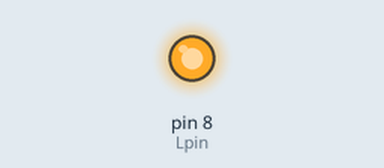
Recording of a sketch running on a simulated Arduino Uno, built with avr-gcc and run on an emulated ATmega328P. Shown: output pins drawn as LEDs (lit = HIGH).

Above: at 0.1 s.
Timing chart, 0 to 1.6 s (numbered marks = the images above):
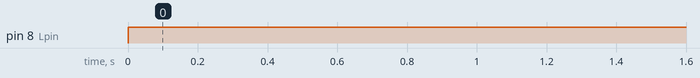

The sketch:

codigo_cubo_led.ino
```cpp
//actualizacion cubo 5x5x5

int Lpin = 8;
int CLpin = 12;
int Dpin = 11;
int tiempo = 120;
int tiempo2 = 15000;

void setup() {

pinMode (Lpin, OUTPUT);
pinMode (CLpin, OUTPUT);
pinMode (Dpin, OUTPUT);

}

void loop() {

// serpiente//

  for (int i = 0; i <= 5; i++)
  {
  digitalWrite(Lpin, 0);
  shiftOut(Dpin, CLpin, MSBFIRST, 0xFF); //uln2803
  shiftOut(Dpin, CLpin, MSBFIRST, 0xFF);
  shiftOut(Dpin, CLpin, MSBFIRST, 0xFF);
  shiftOut(Dpin, CLpin, MSBFIRST, 0xFF);
  digitalWrite(Lpin,1);
  delay(tiempo2);

  digitalWrite(Lpin, 0);
  shiftOut(Dpin, CLpin, MSBFIRST, 0); //uln2803
  shiftOut(Dpin, CLpin, MSBFIRST, 0);
  shiftOut(Dpin, CLpin, MSBFIRST, 0);
  shiftOut(Dpin, CLpin, MSBFIRST, 0);
  digitalWrite(Lpin,1);
  delay(tiempo2);


}

}
```

Measured:
- by itself, pin 8 (Lpin): LOW → HIGH at 0.00 s
